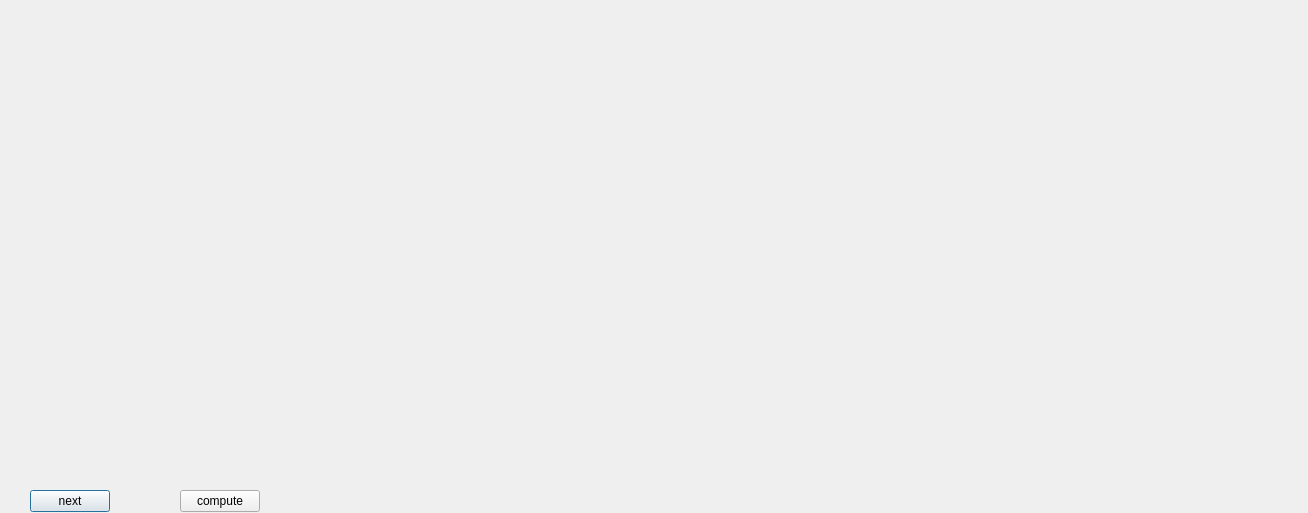
<?xml version="1.0" encoding="UTF-8"?>
<ui version="4.0">
 <class>ShowCal</class>
 <widget class="QDialog" name="ShowCal">
  <property name="geometry">
   <rect>
    <x>0</x>
    <y>0</y>
    <width>1308</width>
    <height>513</height>
   </rect>
  </property>
  <property name="windowTitle">
   <string>标定</string>
  </property>
  <property name="modal">
   <bool>false</bool>
  </property>
  <widget class="QWidget" name="horizontalLayoutWidget">
   <property name="geometry">
    <rect>
     <x>9</x>
     <y>9</y>
     <width>1291</width>
     <height>481</height>
    </rect>
   </property>
   <layout class="QHBoxLayout" name="horizontalLayout"/>
  </widget>
  <widget class="QPushButton" name="nextButton">
   <property name="geometry">
    <rect>
     <x>30</x>
     <y>490</y>
     <width>80</width>
     <height>22</height>
    </rect>
   </property>
   <property name="text">
    <string>next</string>
   </property>
  </widget>
  <widget class="QPushButton" name="computeButton">
   <property name="geometry">
    <rect>
     <x>180</x>
     <y>490</y>
     <width>80</width>
     <height>22</height>
    </rect>
   </property>
   <property name="text">
    <string>compute</string>
   </property>
  </widget>
 </widget>
 <resources/>
 <connections/>
</ui>
